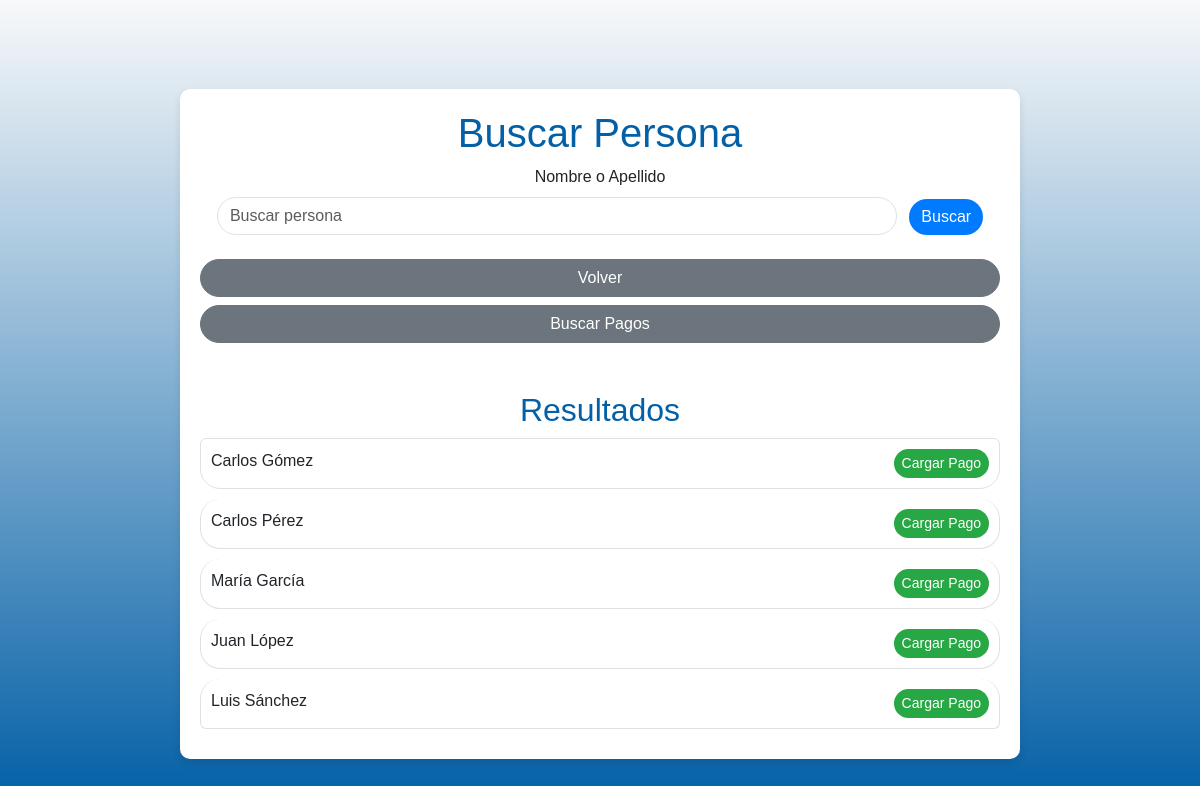
Screenshot of /seleccionar_persona/ (signed in) with the database file from the repository.
### myapp/models.py (models this page shows, shortened)
class Persona(models.Model):
    nombre = models.CharField(max_length=100)  # Campo de texto para el nombre de la persona, con un máximo de 100 caracteres
    apellido = models.CharField(max_length=100)  # Campo de texto para el apellido de la persona, con un máximo de 100 caracteres
    direccion = models.CharField(max_length=255)  # Campo de texto para la dirección de la persona, con un máximo de 255 caracteres
    localidad = models.CharField(max_length=100)  # Campo de texto para la localidad de la persona, con un máximo de 100 caracteres
    telefono = models.CharField(max_length=15)  # Campo de texto para el teléfono de la persona, con un máximo de 15 caracteres
    monto_pagado = models.DecimalField(max_digits=10, decimal_places=2, default=0)  # Campo decimal para el monto pagado, con hasta 10 dígitos en total y 2 decimales
    fecha_pago = models.DateField(null=True, blank=True)  # Campo de fecha para la fecha del pago, puede ser nulo o estar en blanco

### myapp/views.py (the view)
# urls.py: path('seleccionar_persona/', seleccionar_persona, name='seleccionar_persona'),  # Ruta para seleccionar una persona de una lista. Usa la vista 'seleccionar_persona' y la etiqueta 'seleccionar_persona'
@login_required
def seleccionar_persona(request):
    search_query = request.GET.get('search', '')  # Obtiene el término de búsqueda del GET
    personas = Persona.objects.filter(
        nombre__icontains=search_query
    ) | Persona.objects.filter(
        apellido__icontains=search_query
    )  # Filtra personas por nombre o apellido que contengan el término de búsqueda
    personas = personas[:5]
    return render(request, 'core/seleccionar_persona.html', {'personas': personas})  # Renderiza la plantilla 'seleccionar_persona.html' con el contexto de las personas filtradas

### myapp/templates/core/seleccionar_persona.html (shortened to what this page needs)
{% load static %}
<!DOCTYPE html>
<html lang="es">
<head>
    <link href="https://cdn.jsdelivr.net/npm/bootstrap@5.3.0-alpha1/dist/css/bootstrap.min.css" rel="stylesheet">
</head>
<body>
    <div class="container mt-5">
        <h1>Buscar Persona</h1>
        <form method="get" action="{% url 'seleccionar_persona' %}" class="text-center">
            <div class="mb-3">
                <label for="search" class="form-label">Nombre o Apellido</label>
                <input type="text" class="form-control d-inline-block" id="search" name="search" placeholder="Buscar persona" style="width: calc(100% - 120px);">
                <button type="submit" class="btn btn-primary ms-2">Buscar</button>
            </div>
            <a href="{% url 'inicio' %}" class="btn btn-secondary mt-4 d-block">Volver</a>
            <a href="{% url 'buscar_pagos' %}" class="btn btn-secondary mt-2 d-block">Buscar Pagos</a>
        </form>
        <h2 class="mt-5">Resultados</h2>
        <ul class="list-group">
            {% for persona in personas %}
                <li class="list-group-item">
                    {{ persona.nombre }} {{ persona.apellido }}
                    <a href="{% url 'registrar_pago' persona.id %}" class="btn btn-sm btn-success float-end">Cargar Pago</a>
                </li>
            {% empty %}
                <li class="list-group-item text-center">No se encontraron personas.</li>
            {% endfor %}
        </ul>
    </div>
</body>
</html>

### myapp/templates/core/seleccionar_persona.html (style rules this page uses)
body { font-family: 'Arial Black', sans-serif; background: linear-gradient(to bottom, #f8f9fa, #0460a6); display: flex; justify-content: center; align-items: center; height: 100vh; margin: 0; }
.container { width: 70%; padding: 20px; background-color: #fff; border-radius: 10px; box-shadow: 0 4px 8px rgba(0, 0, 0, 0.1); margin-top: 20px; }
h1, h2 { text-align: center; color: #0460a6; }
h2 { margin-top: 30px; }
.form-control { border-radius: 20px; }
.btn-primary { background-color: #007bff; border: none; border-radius: 20px; }
.btn-secondary { border-radius: 20px; }
.btn-success { background-color: #28a745; border: none; border-radius: 20px; }
.list-group-item { border-radius: 20px; margin-bottom: 10px; padding: 10px; }
.btn-sm { margin-left: 10px; }

### rows the page displays
Persona: nombre "Carlos", apellido "Gómez"
Persona: nombre "Carlos", apellido "Pérez"
Persona: nombre "María", apellido "García"
Persona: nombre "Juan", apellido "López"
Persona: nombre "Luis", apellido "Sánchez"
